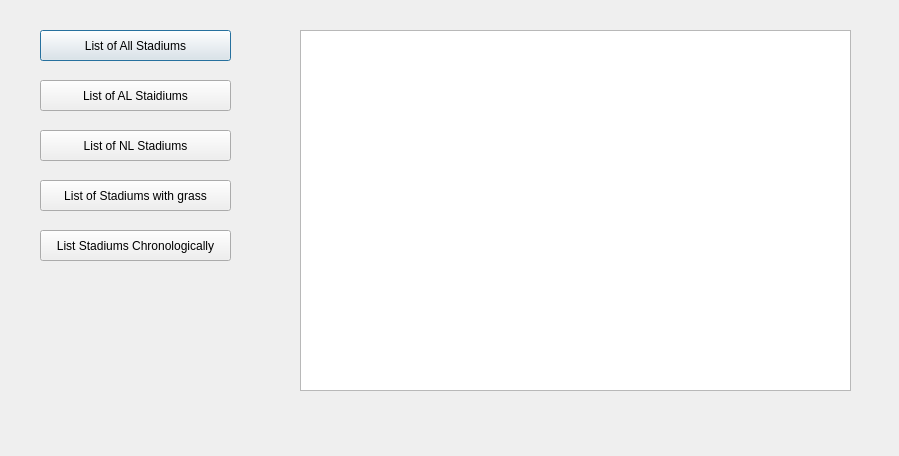
<?xml version="1.0" encoding="UTF-8"?>
<ui version="4.0">
 <class>ListWindow</class>
 <widget class="QDialog" name="ListWindow">
  <property name="geometry">
   <rect>
    <x>0</x>
    <y>0</y>
    <width>899</width>
    <height>456</height>
   </rect>
  </property>
  <property name="windowTitle">
   <string>Dialog</string>
  </property>
  <widget class="QPushButton" name="listAllStadiums">
   <property name="geometry">
    <rect>
     <x>40</x>
     <y>30</y>
     <width>191</width>
     <height>31</height>
    </rect>
   </property>
   <property name="text">
    <string>List of All Stadiums</string>
   </property>
  </widget>
  <widget class="QPushButton" name="listAmLeagueStadiums">
   <property name="geometry">
    <rect>
     <x>40</x>
     <y>80</y>
     <width>191</width>
     <height>31</height>
    </rect>
   </property>
   <property name="text">
    <string>List of AL Staidiums</string>
   </property>
  </widget>
  <widget class="QPushButton" name="listNLStadiums">
   <property name="geometry">
    <rect>
     <x>40</x>
     <y>130</y>
     <width>191</width>
     <height>31</height>
    </rect>
   </property>
   <property name="text">
    <string>List of NL Stadiums</string>
   </property>
  </widget>
  <widget class="QPushButton" name="ListGrassStadiums">
   <property name="geometry">
    <rect>
     <x>40</x>
     <y>180</y>
     <width>191</width>
     <height>31</height>
    </rect>
   </property>
   <property name="text">
    <string>List of Stadiums with grass</string>
   </property>
  </widget>
  <widget class="QPushButton" name="ListChronologicalStadium">
   <property name="geometry">
    <rect>
     <x>40</x>
     <y>230</y>
     <width>191</width>
     <height>31</height>
    </rect>
   </property>
   <property name="text">
    <string>List Stadiums Chronologically</string>
   </property>
  </widget>
  <widget class="QTextBrowser" name="listDisplayBox">
   <property name="geometry">
    <rect>
     <x>300</x>
     <y>30</y>
     <width>551</width>
     <height>361</height>
    </rect>
   </property>
  </widget>
 </widget>
 <resources/>
 <connections/>
</ui>
